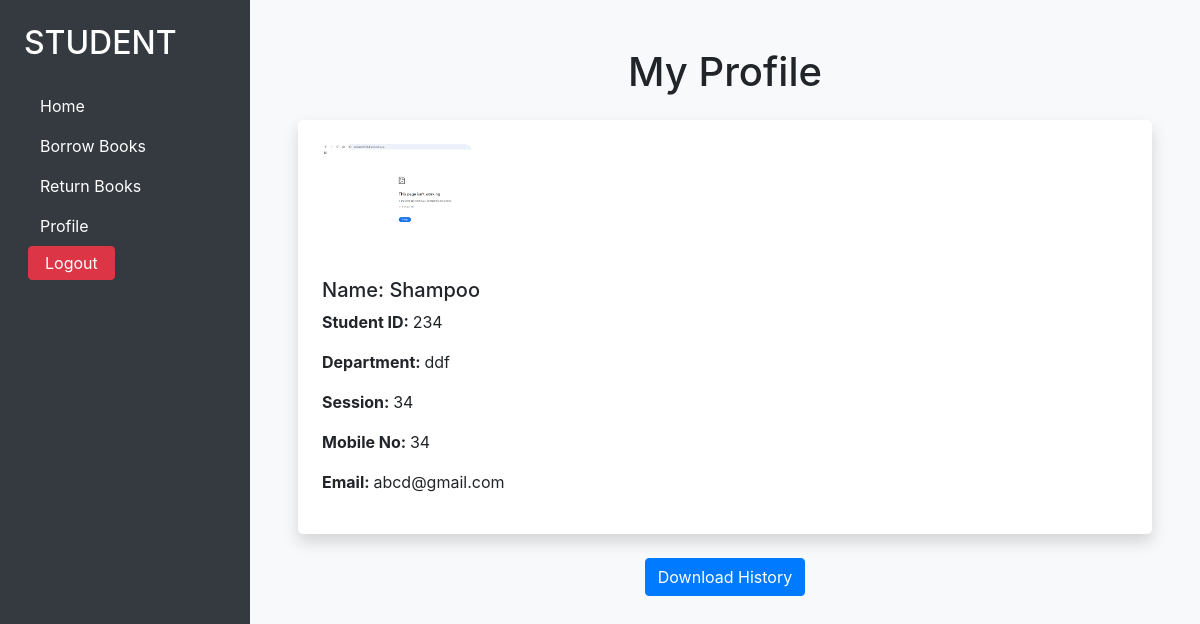
Page /student/profile/ (signed in) on the committed database.
### library/models.py (models this page shows, shortened)
class Student(models.Model):
    user = models.OneToOneField(User, on_delete=models.CASCADE,)
    student_id = models.CharField(max_length=20, unique=True)
    name = models.CharField(max_length=255)
    department = models.CharField(max_length=100)
    session = models.CharField(max_length=100)
    email = models.EmailField(unique=True)
    mobile_number = models.CharField(max_length=15)
    profile_image = models.ImageField(upload_to='student_images/')
    is_verified = models.BooleanField(default=False)

### library/views.py (the view)
# urls.py: path('student/profile/', views.profile, name='profile'),
@login_required(login_url='student_login')
def profile(request):
    try:
        student = request.user.student
    except Student.DoesNotExist:
        messages.error(request, "Student profile not found.")
        return redirect('student_login')
    return render(request, 'student_dashboard/profile.html', {
        'student': student,
        'email': request.user.email,
    })

### templates/student_dashboard/profile.html (shortened to what this page needs)
{% extends "student_dashboard/student_base.html" %}
{% block content %}
<h1 class="text-xl font-bold mb-4 text-center">My Profile</h1>
<div class="bg-white p-4 shadow rounded-lg">
  {% if student.profile_image %}
  <img src="{{ student.profile_image.url }}" alt="Student Image"
    style="max-width: 150px; border-radius: 8px">
  {% endif %}
  <h5 class="mt-5">Name: {{ student.name }}</h5>
  <p><span class="font-weight-bold">Student ID: </span>{{student.student_id}}
  </p>
  <p> <span class="font-weight-bold">Department: </span>{{ student.department}}</p>
  <p><span class="font-weight-bold">Session: </span>{{ student.session}}</p>
  <p><span class="font-weight-bold">Mobile No: </span>{{ student.mobile_number}}</p>
  <p><span class="font-weight-bold">Email: </span>{{ email }}</p>
</div>
<div class="my-4 text-center">
  <a href="{% url 'download_history' %}" class="btn btn-primary" target="_blank">
    Download History
  </a>
</div>
{% endblock %}

### rows in the picture
Student: profile_image (picture), name "Shampoo", student_id "234", department "ddf", session "34", mobile_number "34"

### other values in the picture
{{ email }} "abcd@gmail.com"
